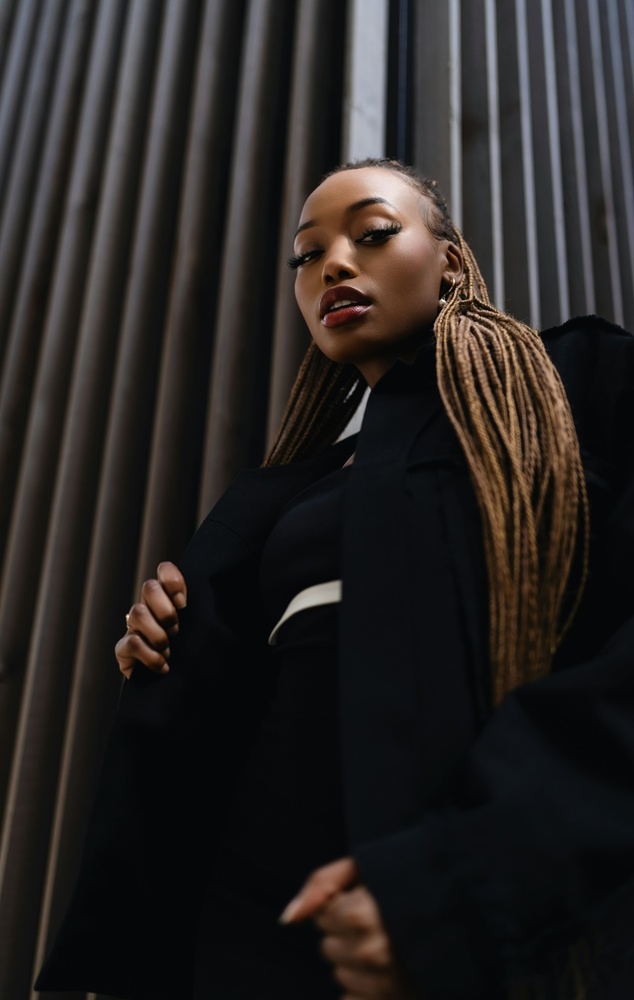
#> input picture research/ashish/compressed.jpg, 634 x 1000 px, shrunk from 3671 x 5792 before the run, given in place of RGB-PanSharpen_AOI_3_Paris_img432.tif, which was not available; the run also reads 1 picture not shown here
$ jupyter execute pipe.ipynb
#> lines starting #> are read from the running program, lines starting #| are printed output that depends on the picture; pictures that were not available may be replaced by others from this repository, and a replacement may not be noted
[cell 1]
from PIL import Image
import numpy as np
import cv2

# Load the TIFF image
tiff_image_path = 'data/dataset/PocImagesRGB/RGB-PanSharpen_AOI_3_Paris_img432.tif'  # Replace with your TIFF image path
tiff_image = Image.open(tiff_image_path)
#> tiff_image is the input picture: PIL image 634x1000 RGB; mean R, G, B 39.7, 36.3, 35

# Compress the TIFF image to PNG format
png_image_path = 'compressed_image.png'
tiff_image.save(png_image_path, 'PNG')

# Load the compressed PNG image
compressed_image = cv2.imread(png_image_path)

# Normalize the image to float values
compressed_image_float = compressed_image.astype(np.float32) / 255.0

# Add controlled Gaussian noise
mean = 0
std_dev = 0.1  # Adjusted for better visibility
gaussian_noise = np.random.normal(mean, std_dev, compressed_image_float.shape)
noisy_image_float = compressed_image_float + gaussian_noise
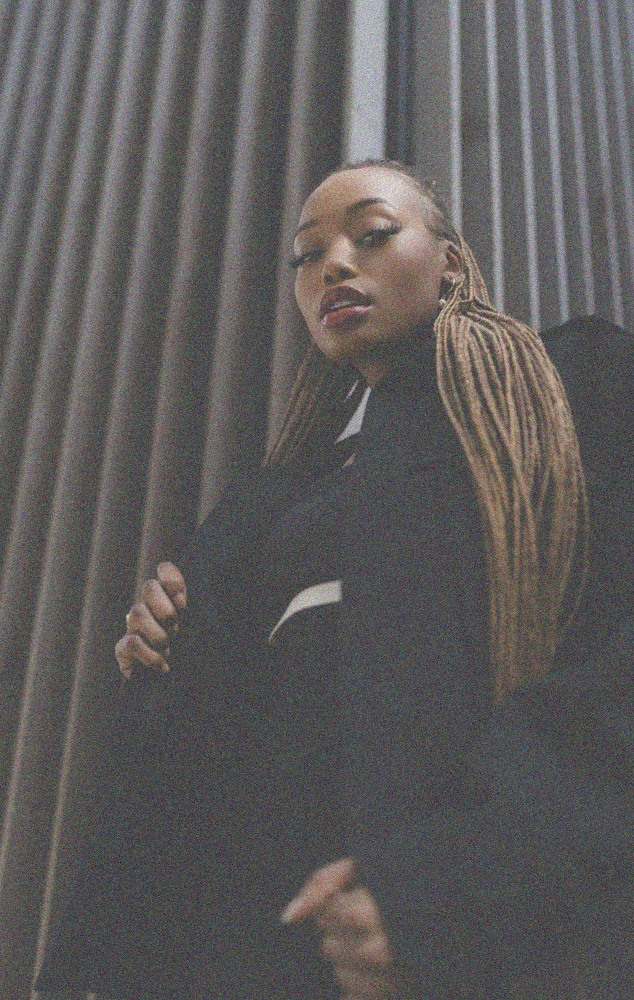
#> noisy_image_float: shape (1000, 634, 3) float64; mean B, G, R 0.137, 0.143, 0.156; drawn with min black and max white
noisy_image_float = np.clip(noisy_image_float, 0, 1)  # Clip values to stay within valid range

# Convert noisy image back to uint8
noisy_image = (noisy_image_float * 255).astype(np.uint8)

# Save the noisy image
noisy_image_path = 'noisy_image.png'
cv2.imwrite(noisy_image_path, noisy_image)

# Load the noisy image for denoising
decompressed_noisy_image = cv2.imread(noisy_image_path)

# Denoise the image using Non-Local Means Denoising
denoised_image = cv2.fastNlMeansDenoisingColored(decompressed_noisy_image, None, 10, 10, 7, 21)

# Save the denoised image
denoised_image_path = 'denoised_image.png'
cv2.imwrite(denoised_image_path, denoised_image)

# Display the images (optional)
cv2.imshow('Compressed Image', compressed_image)
cv2.imshow('Noisy Image', noisy_image)
cv2.imshow('Decompressed Noisy Image', decompressed_noisy_image)
cv2.imshow('Denoised Image', denoised_image)
cv2.waitKey(0)
cv2.destroyAllWindows()

[cell 2]
input = "/Users/yashpulse/Library/CloudStorage/OneDrive-SwinburneUniversity/Semester 4/TAP/CH1/research/yash/data/dataset/PocImagesRGB/RGB-PanSharpen_AOI_2_Vegas_img699.tif"
output = "/Users/yashpulse/Library/CloudStorage/OneDrive-SwinburneUniversity/Semester 4/TAP/CH1/research/yash/data/dataset/PocImagesCompressed/RGB-PanSharpen_AOI_2_Vegas_img699.png"


# load image into variable and convert to numpy array usin PIL
from PIL import Image

i_image = Image.open(input)
o_image = Image.open(output)

import numpy as np

i_image = np.array(i_image)
o_image = np.array(o_image)

[cell 3]
import cv2
import numpy as np
import matplotlib.pyplot as plt

def add_gaussian_noise(image, mean=0, sigma=25):
    # Generate Gaussian noise
#> called with mean = 0, sigma = 25
    noise = np.random.normal(mean, sigma, image.shape).astype(np.uint8)
    # Add the noise to the image
    noisy_image = cv2.add(image, noise)
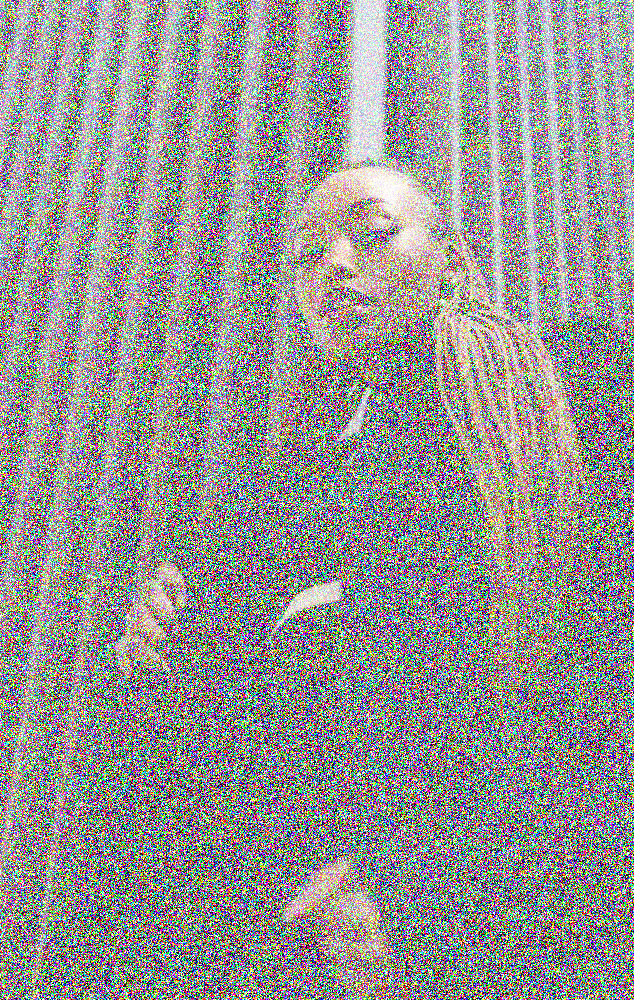
#> noisy_image: shape (1000, 634, 3); mean B, G, R 148.4, 148.8, 151.2
    return noisy_image

# Load the image
image_path = '/Users/yashpulse/Library/CloudStorage/OneDrive-SwinburneUniversity/Semester 4/TAP/CH1/research/yash/data/dataset/PocImagesCompressed/RGB-PanSharpen_AOI_2_Vegas_img699.png'  # Change this to your image path
image = cv2.imread(image_path)

# Add noise
noisy_image = add_gaussian_noise(image)

# Display the original and noisy images
plt.figure(figsize=(10, 5))
plt.subplot(1, 2, 1)
plt.title('Original Image')
plt.imshow(cv2.cvtColor(image, cv2.COLOR_BGR2RGB))
plt.axis('off')

plt.subplot(1, 2, 2)
plt.title('Noisy Image')
plt.imshow(cv2.cvtColor(noisy_image, cv2.COLOR_BGR2RGB))
plt.axis('off')

plt.show()
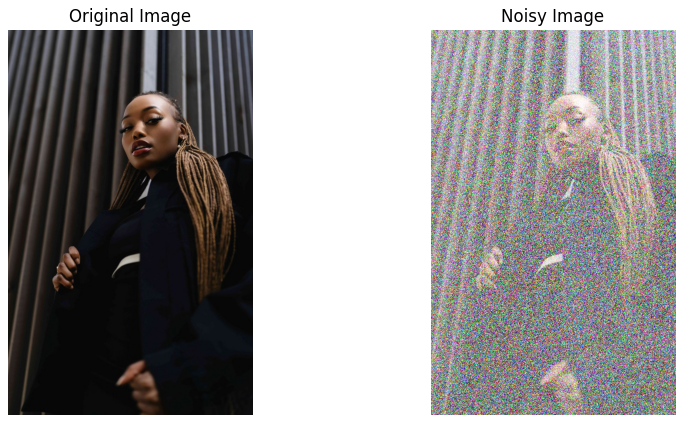
#> figure drawn by matplotlib, 2 panels

[cell 4]
gaussian_blur = cv2.GaussianBlur(noisy_image, (25, 25), 500)
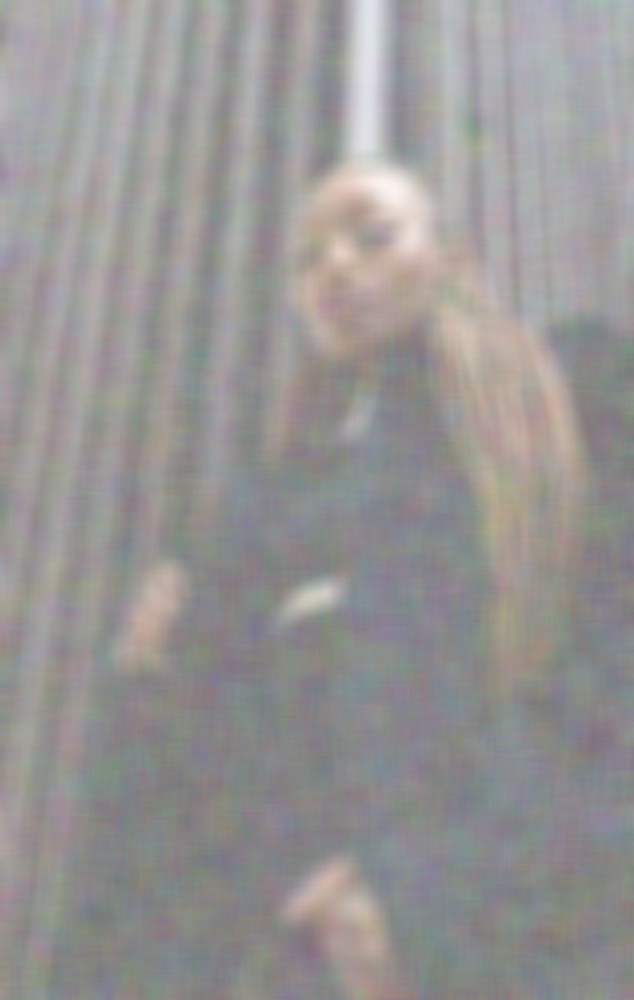
#> gaussian_blur: shape (1000, 634, 3); mean B, G, R 148.4, 148.8, 151.2

# Display the results
plt.figure(figsize=(10, 5))
plt.subplot(1, 2, 1)
plt.title('Noisy Image')
plt.imshow(cv2.cvtColor(noisy_image, cv2.COLOR_BGR2RGB))
plt.axis('off')

plt.subplot(1, 2, 2)
plt.title('Gaussian Blurred Image')
plt.imshow(cv2.cvtColor(gaussian_blur, cv2.COLOR_BGR2RGB))
plt.axis('off')

plt.show()
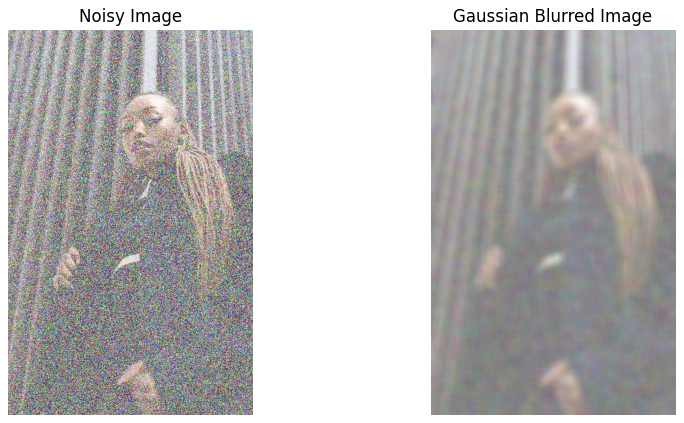
#> figure drawn by matplotlib, 2 panels
